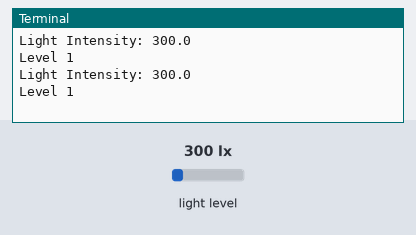
The program below on a simulated Raspberry Pi (BCM pin numbers). Shown: the last lines printed to the terminal. The test bench sets the inputs (shaded band); at power-on: light level 300 lx.

Above: at 1.2 s.
1.3 s: light level set to 40 lx
At 2.8 s:
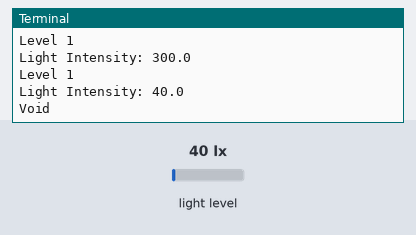
4.5 s: light level set to 500 lx
At 5.8 s:
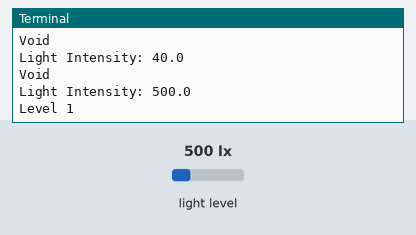
Timing chart, 0 to 7.5 s (numbered marks = the images above; inputs shaded):
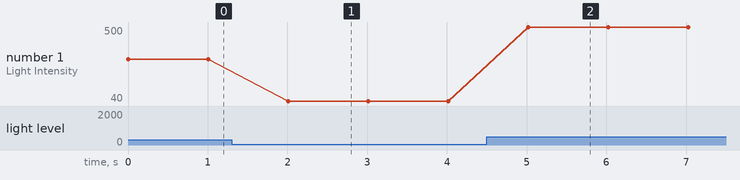

Measured:
- after the input at 1.3 s, the terminal: prints a new line after 0.71 s (image 1)
- after the input at 4.5 s, the terminal: prints a new line after 0.52 s (image 2)
- plotted number 1: 300 → 40 after the input at 1.3 s, 40 → 500 after the input at 4.5 s

The program:

Yuvraj8_1D_copy.py
```python
# YUVRAJ BANSAL
# TASK 8.1D
# 2110994799


# The Python library for SMBus can be used to communicate with I2C based devices.
import smbus
# it is for the time complexity of the program
import time

# default address for the BH1750 sensor
BH1750_ADD = 0x23
RES_MODE = 0x20

# instance
bus = smbus.SMBus(1)

# reads the measurement taken from the device (but the reading comes in the form of 2 byte data)
def light_intensity (address, resolution):
  reading = bus.read_i2c_block_data(address, resolution)
  return conversion(reading)

# Converts the reading into decimal number into two byte data.
def conversion(input):
   return ((input[1] + (256 * input[0])) / 1.2)


def main():
   while True:
       # Reads the  value.
       value = light_intensity(BH1750_ADD, RES_MODE)
       # Prints the value on serial monitor
       print ("Light Intensity: " + str(value))

       if(value < 250):
           print("Void")
       elif(value < 650 and value > 250):
           print("Level 1")
       elif(value < 1300 and value > 650):
           print("Level 2")
       elif(value < 2000 and value > 1400):
           print("Level 3")
       elif(value > 2000):
           print("Extreme Level")

       time.sleep(1.0)

# Entry poin of the program
if __name__=="__main__":
    try:
        main()
    except KeyboardInterrupt:
        print("Computation Stopped!!")
```
